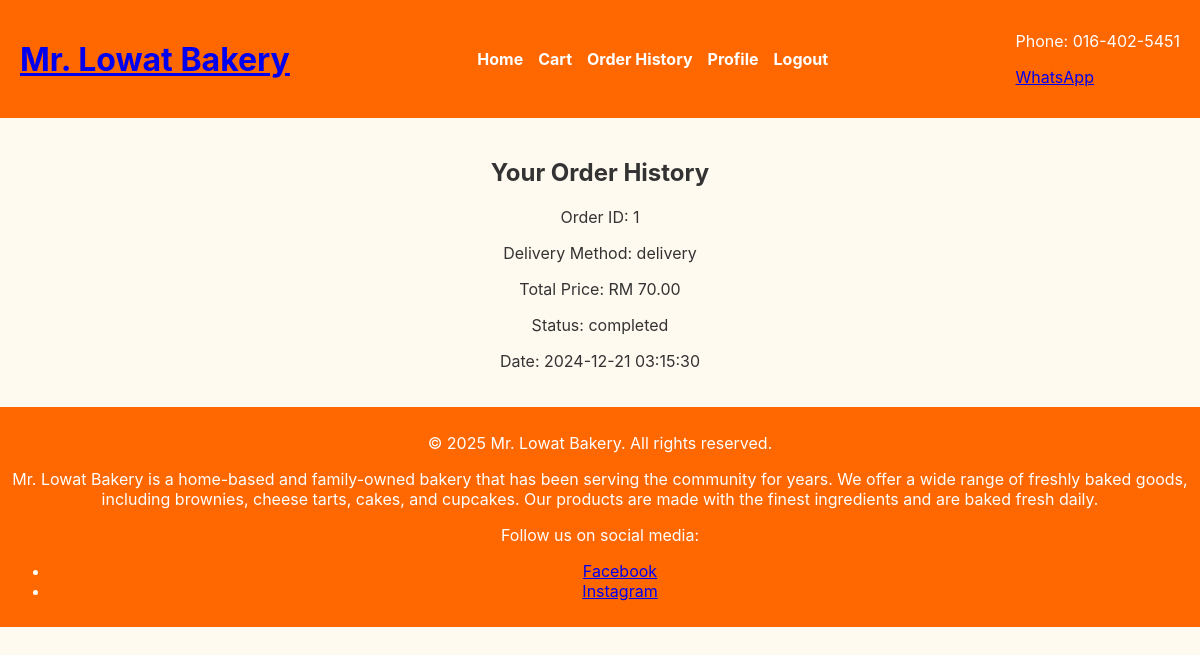
Page /MrLowatBakery_WAD/public/php/orderhistory.php (signed in) on the committed database.
### tables this page shows
CREATE TABLE `orders` (
  `order_id` int(11) NOT NULL,
  `user_id` int(11) NOT NULL,
  `delivery_method` enum('selfpickup','delivery') NOT NULL,
  `total_price` decimal(10,2) NOT NULL,
  `order_status` enum('pending','completed','cancelled') DEFAULT 'pending',
  `created_at` timestamp NOT NULL DEFAULT current_timestamp()
);

### MrLowatBakery_WAD/public/php/orderhistory.php (the view, shortened to what this page needs)
<?php
include 'connection.php';
$user_id = $_SESSION['user_id'];
$query = "SELECT * FROM orders WHERE user_id = $user_id ORDER BY created_at DESC";
$result = mysqli_query($conn, $query);
include 'header.php';
echo "<h2>Your Order History</h2>";
while ($order = mysqli_fetch_assoc($result)) {
    echo "<div class='order'>";
    echo "<p>Order ID: " . htmlspecialchars($order['order_id']) . "</p>";
    echo "<p>Delivery Method: " . htmlspecialchars($order['delivery_method']) . "</p>";
    echo "<p>Total Price: RM " . number_format($order['total_price'], 2) . "</p>";
    echo "<p>Status: " . htmlspecialchars($order['order_status']) . "</p>";
    echo "<p>Date: " . htmlspecialchars($order['created_at']) . "</p>";
    echo "</div>";
}
include 'footer.php';
?>

### MrLowatBakery_WAD/public/assets/style/styles.css (style rules this page uses)
body { font-family: 'Inter', sans-serif; margin: 0; padding: 0; background-color: #fffaf0; color: #333; }
body { margin: 0; font-family: 'Inter', sans-serif; }

### rows in the picture
orders: order_id "1", delivery_method "delivery", total_price "70.00", order_status "completed", created_at "2024-12-21 03:15:30"
